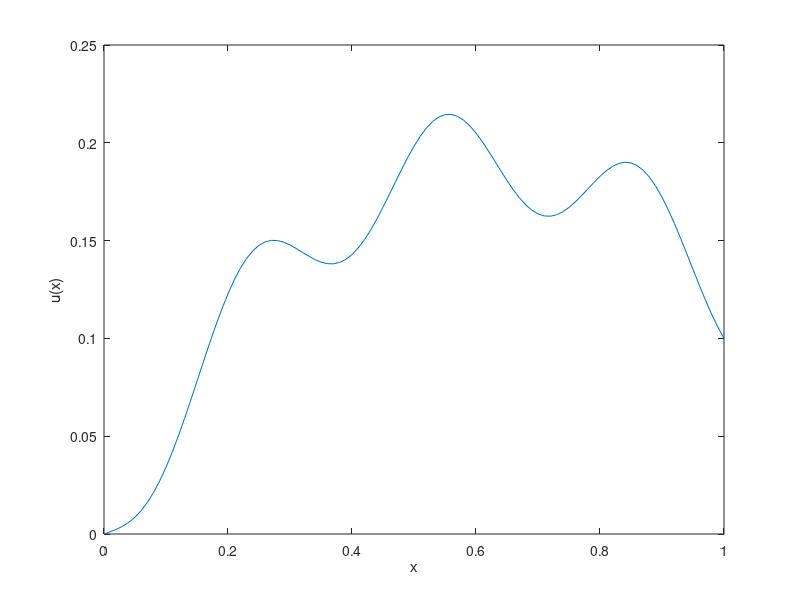

Here is the MATLAB script that generated this plot:
%% Finite difference method
x_0 = 0;  %startpoint
x_n = 1; % end points
k= 100; % number of spaces
n=k+1;  % number of points
h=(x_n-x_0)/k; % width of points

u_0 = 0; % dirichlet BC
u_n=0.1; % dirichlet BC

x=(x_0:h:x_n)'; % vector x 

e=ones(n,1);
D2 = spdiags([e -2*e e], -1:1, n, n);
D2=(1/h^2)*D2;
%input BCs
D2(1,:)=0; 
D2(1,1)=1;
D2(end, end-1)=0;
D2(end,end) = 1;


f= @(x) 10*sin(20*x) - cos(x.^5);

g= @(x) [u_0; f(x(2:end-1)); u_n];

u=D2\g(x);
plot(x,u)
xlabel('x') 
ylabel('u(x)')
shg
